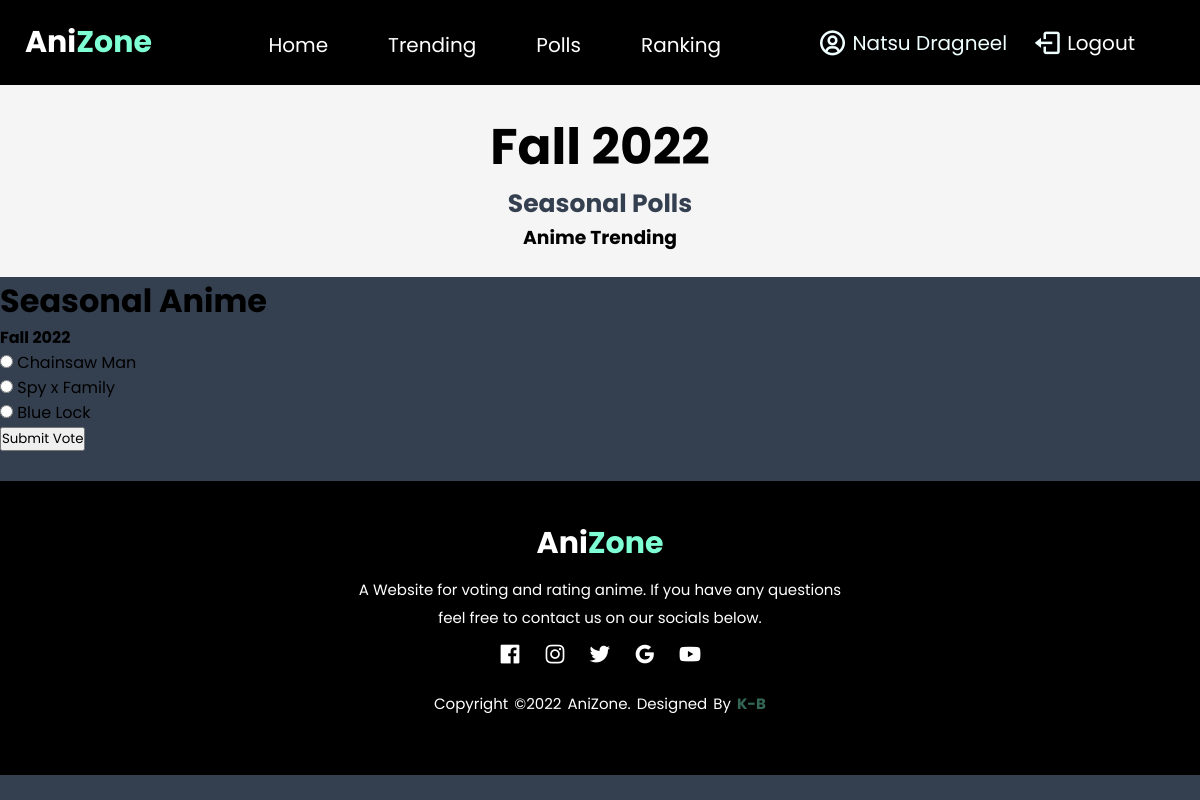
The page /polls/season-polls.php?poll=1 (signed in) on the database its author committed.
### tables this page shows
CREATE TABLE `polls` (
  `id` int(11) NOT NULL,
  `title` varchar(255) NOT NULL,
  `season` varchar(255) NOT NULL
);

CREATE TABLE `polls_choices` (
  `id` int(11) NOT NULL,
  `anime_name` varchar(255) NOT NULL,
  `description` text NOT NULL,
  `poll` int(11) NOT NULL
);

### polls/season-polls.php (the view, shortened to what this page needs)
<?php
    require_once '../includes/header.php';
    require_once '../includes/topnav.php';
    require_once '../classes/basic.database.php';
    if(!isset($_GET['poll'])){
        header('location: ../user/userpage.php');
    } else{
        $id =(int)$_GET['poll'];
        $pollQuery = $db->prepare("SELECT id, title, season FROM polls WHERE id = :poll");
        $pollQuery->execute([
            'poll' => $id
        ]);
        $poll = $pollQuery->fetchOBject();
    }
    $choicesQuery = $db->prepare("SELECT polls.id, polls_choices.id AS choice_id, polls_choices.anime_name, polls_choices.description FROM
    polls JOIN polls_choices ON polls.id = polls_choices.poll WHERE polls.id = :poll");
    $choicesQuery->execute([
        'poll' => $id
    ]);
    while($row = $choicesQuery->fetchObject()){
        $choices[] = $row;
    }
?>
<div class="seasonal-title">
        <div class="seasonal-description">
            <h1>Fall 2022</h1>
            <h2>Seasonal Polls</h2>
            <h3>Anime Trending</h3>
        </div>
</div>
<div class="poll-wraper">
    <?php if (!$poll): ?>
        <div class="error-poll">
            <h2>That poll doesn't exist!</h2>
        </div>
    <?php else: ?>
        <div class="polls">
            <div class="poll-title">
                <h1><?php echo $poll->title ;?></h1>
                <h4><?php echo $poll->season ;?></h4>
            </div>
            <?php if(!empty($choices)): ?>
            <form action="vote.php" method="post">
                <div class="poll-options">
                    <?php foreach($choices as $index => $choice):?>
                        <div class="poll-option">
                            <input type="radio" name="choice" value="<?php $choice->choice_id; ?>"
                            id="c<?php echo $index; ?>">
                            <label for="c<?php echo $index; ?>"><?php echo $choice->anime_name; ?></label>
                        </div>
                    <?php endforeach;?>
                    <input type="submit" value="Submit Vote">
            </form>
            <?php else: ?>
                <div class="choices-error">
                    <h1>There are no choices right now</h1>
                </div>
            <?php endif; ?>
        </div>
    <?php endif;?>
</div>
<?php
    require_once '../includes/footer.php';
?>

### css/style.css (style rules this page uses)
* { padding: 0; margin: 0; box-sizing: border-box; font-family: 'Poppins', sans-serif; text-decoration: none; }
body { background: #343F4F; }
.seasonal-title { width: 100%; padding: 25px; background: whitesmoke; }
.seasonal-title .seasonal-description { text-align: center; padding: 0; margin: 0; }
.seasonal-description h1 { font-size: 50px; font-weight: bolder; }
.seasonal-description h2 { font-size: 25px; font-weight: bolder; color: #343F4F; }

### rows shown on the page
polls: title "Seasonal Anime", season "Fall 2022", polls_choices.anime_name "Chainsaw Man", polls_choices.anime_name "Spy x Family", polls_choices.anime_name "Blue Lock"

### other values the page prints
$_SESSION['fullname'] "Natsu Dragneel"
